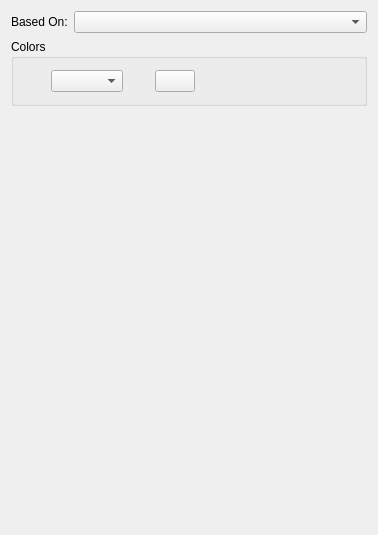
<?xml version="1.0" encoding="UTF-8"?>
<ui version="4.0">
 <class>SMCellStyleWidget</class>
 <widget class="QWidget" name="SMCellStyleWidget">
  <property name="geometry">
   <rect>
    <x>0</x>
    <y>0</y>
    <width>378</width>
    <height>535</height>
   </rect>
  </property>
  <layout class="QVBoxLayout" name="verticalLayout_2">
   <item>
    <layout class="QHBoxLayout" name="horizontalLayout_2">
     <item>
      <widget class="QLabel" name="parentLabel">
       <property name="text">
        <string>Based On:</string>
       </property>
      </widget>
     </item>
     <item>
      <widget class="QComboBox" name="parentCombo">
       <property name="sizePolicy">
        <sizepolicy hsizetype="Expanding" vsizetype="Fixed">
         <horstretch>0</horstretch>
         <verstretch>0</verstretch>
        </sizepolicy>
       </property>
      </widget>
     </item>
    </layout>
   </item>
   <item>
    <widget class="QGroupBox" name="smColorGroup">
     <property name="title">
      <string>Colors</string>
     </property>
     <layout class="QVBoxLayout" name="verticalLayout">
      <item>
       <layout class="QHBoxLayout" name="horizontalLayout">
        <item>
         <widget class="QLabel" name="fillColorIcon">
          <property name="minimumSize">
           <size>
            <width>20</width>
            <height>0</height>
           </size>
          </property>
          <property name="maximumSize">
           <size>
            <width>22</width>
            <height>22</height>
           </size>
          </property>
          <property name="text">
           <string/>
          </property>
          <property name="buddy">
           <cstring>fillColor</cstring>
          </property>
         </widget>
        </item>
        <item>
         <widget class="SMColorCombo" name="fillColor"/>
        </item>
        <item>
         <widget class="QLabel" name="fillShadeLabel">
          <property name="minimumSize">
           <size>
            <width>20</width>
            <height>0</height>
           </size>
          </property>
          <property name="text">
           <string/>
          </property>
         </widget>
        </item>
        <item>
         <widget class="SMShadeButton" name="fillShade">
          <property name="text">
           <string/>
          </property>
         </widget>
        </item>
        <item>
         <spacer>
          <property name="orientation">
           <enum>Qt::Horizontal</enum>
          </property>
          <property name="sizeHint" stdset="0">
           <size>
            <width>40</width>
            <height>20</height>
           </size>
          </property>
         </spacer>
        </item>
       </layout>
      </item>
     </layout>
    </widget>
   </item>
   <item>
    <spacer>
     <property name="orientation">
      <enum>Qt::Vertical</enum>
     </property>
     <property name="sizeType">
      <enum>QSizePolicy::MinimumExpanding</enum>
     </property>
     <property name="sizeHint" stdset="0">
      <size>
       <width>72</width>
       <height>388</height>
      </size>
     </property>
    </spacer>
   </item>
  </layout>
 </widget>
 <layoutdefault spacing="6" margin="11"/>
 <customwidgets>
  <customwidget>
   <class>SMColorCombo</class>
   <extends>QComboBox</extends>
   <header>ui/smcolorcombo.h</header>
  </customwidget>
  <customwidget>
   <class>SMShadeButton</class>
   <extends>QPushButton</extends>
   <header>ui/smshadebutton.h</header>
  </customwidget>
 </customwidgets>
 <resources/>
 <connections/>
</ui>
